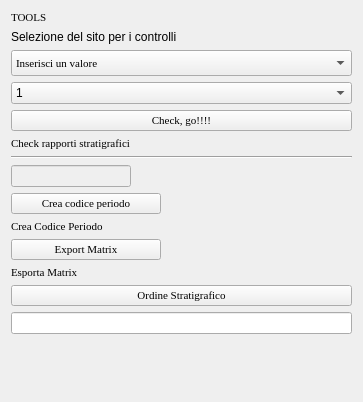
             <widget class="QWidget" name="page">
              <property name="geometry">
               <rect>
                <x>0</x>
                <y>0</y>
                <width>363</width>
                <height>402</height>
               </rect>
              </property>
              <attribute name="label">
               <string>Sistemi di controllo</string>
              </attribute>
              <layout class="QVBoxLayout" name="verticalLayout">
               <item>
                <widget class="QLabel" name="label_36">
                 <property name="font">
                  <font>
                   <family>Times New Roman</family>
                   <pointsize>8</pointsize>
                   <weight>50</weight>
                   <italic>false</italic>
                   <bold>false</bold>
                  </font>
                 </property>
                 <property name="text">
                  <string>TOOLS</string>
                 </property>
                </widget>
               </item>
               <item>
                <widget class="QLabel" name="label_9">
                 <property name="text">
                  <string>Selezione del sito per i controlli</string>
                 </property>
                </widget>
               </item>
               <item>
                <widget class="QComboBox" name="comboBox_sito_rappcheck">
                 <property name="enabled">
                  <bool>true</bool>
                 </property>
                 <property name="minimumSize">
                  <size>
                   <width>341</width>
                   <height>26</height>
                  </size>
                 </property>
                 <property name="font">
                  <font>
                   <family>Times New Roman</family>
                   <pointsize>8</pointsize>
                   <weight>50</weight>
                   <italic>false</italic>
                   <bold>false</bold>
                  </font>
                 </property>
                 <property name="mouseTracking">
                  <bool>true</bool>
                 </property>
                 <property name="editable">
                  <bool>false</bool>
                 </property>
                 <property name="maxVisibleItems">
                  <number>99999</number>
                 </property>
                 <property name="maxCount">
                  <number>2147483647</number>
                 </property>
                 <item>
                  <property name="text">
                   <string>Inserisci un valore</string>
                  </property>
                 </item>
                </widget>
               </item>
               <item>
                <widget class="QComboBox" name="comboBox_area_rappcheck">
                 <item>
                  <property name="text">
                   <string>1</string>
                  </property>
                 </item>
                 <item>
                  <property name="text">
                   <string>2</string>
                  </property>
                 </item>
                 <item>
                  <property name="text">
                   <string>3</string>
                  </property>
                 </item>
                 <item>
                  <property name="text">
                   <string>4</string>
                  </property>
                 </item>
                 <item>
                  <property name="text">
                   <string>5</string>
                  </property>
                 </item>
                 <item>
                  <property name="text">
                   <string>6</string>
                  </property>
                 </item>
                 <item>
                  <property name="text">
                   <string>7</string>
                  </property>
                 </item>
                 <item>
                  <property name="text">
                   <string>8</string>
                  </property>
                 </item>
                 <item>
                  <property name="text">
                   <string>9</string>
                  </property>
                 </item>
                 <item>
                  <property name="text">
                   <string>10</string>
                  </property>
                 </item>
                </widget>
               </item>
               <item>
                <widget class="QPushButton" name="pushButton_rapp_check">
                 <property name="font">
                  <font>
                   <family>Times New Roman</family>
                   <pointsize>8</pointsize>
                   <weight>50</weight>
                   <italic>false</italic>
                   <bold>false</bold>
                  </font>
                 </property>
                 <property name="toolTip">
                  <string>Check, go!!!!</string>
                 </property>
                 <property name="text">
                  <string>Check, go!!!!</string>
                 </property>
                 <property name="icon">
                  <iconset resource="../../resources/resources.qrc">
                   <normaloff>:/icons/sheet.png</normaloff>:/icons/sheet.png</iconset>
                 </property>
                </widget>
               </item>
               <item>
                <widget class="QLabel" name="label_70">
                 <property name="font">
                  <font>
                   <family>Times New Roman</family>
                   <pointsize>8</pointsize>
                   <weight>50</weight>
                   <italic>false</italic>
                   <bold>false</bold>
                  </font>
                 </property>
                 <property name="text">
                  <string>Check rapporti stratigrafici</string>
                 </property>
                </widget>
               </item>
               <item>
                <widget class="Line" name="line">
                 <property name="orientation">
                  <enum>Qt::Horizontal</enum>
                 </property>
                </widget>
               </item>
               <item>
                <widget class="QLineEdit" name="lineEdit_codice_periodo">
                 <property name="enabled">
                  <bool>false</bool>
                 </property>
                 <property name="minimumSize">
                  <size>
                   <width>120</width>
                   <height>0</height>
                  </size>
                 </property>
                 <property name="maximumSize">
                  <size>
                   <width>120</width>
                   <height>16777215</height>
                  </size>
                 </property>
                </widget>
               </item>
               <item>
                <widget class="QPushButton" name="pushButton_crea_codice_periodo">
                 <property name="maximumSize">
                  <size>
                   <width>150</width>
                   <height>16777215</height>
                  </size>
                 </property>
                 <property name="font">
                  <font>
                   <family>Times New Roman</family>
                   <pointsize>8</pointsize>
                   <weight>50</weight>
                   <italic>false</italic>
                   <bold>false</bold>
                  </font>
                 </property>
                 <property name="toolTip">
                  <string>Crea codice periodo</string>
                 </property>
                 <property name="text">
                  <string>Crea codice periodo</string>
                 </property>
                 <property name="icon">
                  <iconset resource="../../resources/resources.qrc">
                   <normaloff>:/icons/sheet.png</normaloff>:/icons/sheet.png</iconset>
                 </property>
                </widget>
               </item>
               <item>
                <widget class="QLabel" name="label_48">
                 <property name="font">
                  <font>
                   <family>Times New Roman</family>
                   <pointsize>8</pointsize>
                   <weight>50</weight>
                   <italic>false</italic>
                   <bold>false</bold>
                  </font>
                 </property>
                 <property name="text">
                  <string>Crea Codice Periodo</string>
                 </property>
                </widget>
               </item>
               <item>
                <widget class="QPushButton" name="pushButton_export_matrix">
                 <property name="maximumSize">
                  <size>
                   <width>150</width>
                   <height>16777215</height>
                  </size>
                 </property>
                 <property name="font">
                  <font>
                   <family>Times New Roman</family>
                   <pointsize>8</pointsize>
                   <weight>50</weight>
                   <italic>false</italic>
                   <bold>false</bold>
                  </font>
                 </property>
                 <property name="toolTip">
                  <string>Export Matrix</string>
                 </property>
                 <property name="text">
                  <string>Export Matrix</string>
                 </property>
                 <property name="icon">
                  <iconset resource="../../resources/resources.qrc">
                   <normaloff>:/icons/sheet.png</normaloff>:/icons/sheet.png</iconset>
                 </property>
                </widget>
               </item>
               <item>
                <widget class="QLabel" name="label_45">
                 <property name="font">
                  <font>
                   <family>Times New Roman</family>
                   <pointsize>8</pointsize>
                   <weight>50</weight>
                   <italic>false</italic>
                   <bold>false</bold>
                  </font>
                 </property>
                 <property name="text">
                  <string>Esporta Matrix</string>
                 </property>
                </widget>
               </item>
               <item>
                <widget class="QPushButton" name="pushButton_orderLayers">
                 <property name="font">
                  <font>
                   <family>Times New Roman</family>
                   <pointsize>8</pointsize>
                   <weight>50</weight>
                   <italic>false</italic>
                   <bold>false</bold>
                  </font>
                 </property>
                 <property name="text">
                  <string>Ordine Stratigrafico</string>
                 </property>
                </widget>
               </item>
               <item>
                <widget class="QLineEdit" name="lineEditOrderLayer">
                 <property name="enabled">
                  <bool>true</bool>
                 </property>
                </widget>
               </item>
               <item>
                <spacer name="verticalSpacer_3">
                 <property name="orientation">
                  <enum>Qt::Vertical</enum>
                 </property>
                 <property name="sizeHint" stdset="0">
                  <size>
                   <width>20</width>
                   <height>209</height>
                  </size>
                 </property>
                </spacer>
               </item>
              </layout>
             </widget>
